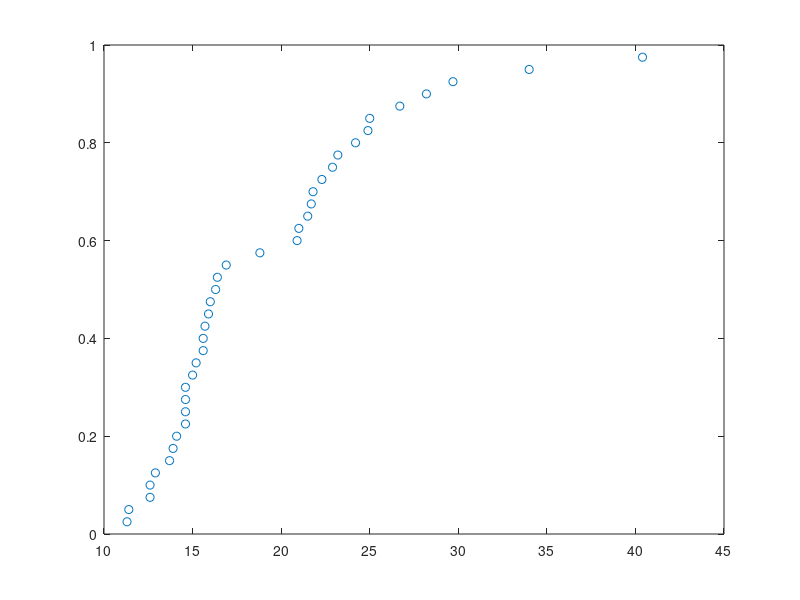

MATLAB code for this plot:
% -------------------------------------------------------------------------
% Course: Hydrology for Engineers
% Assignment 1
% Part 2: Fit a Gumbel distribution and calculate critical rainfall depths
% -------------------------------------------------------------------------

clear variables %clear the workspace variables
close all %close alla figures
clc %clear the command window

% -------------------------------------------------------------------------
% # 1: Compute the Weibull plotting position
% -------------------------------------------------------------------------
%% Computing Fh nd Yf
% import the data from Part1 using the function load
load assignment1_output_part1.mat

% sorting data columns by amplitude
sortedAnnualMax = sort(AnnualMax,1, 'descend');
sortedAnnualMax;

% initializing empty vector
Fh = zeros([size(sortedAnnualMax, 1),1]);

% computing frequency : Fh = i/(N+1)
for c = 1:size(Fh,1)
    Fh(c) = (size(Fh,1) - (c-1))/ (size(Fh,1) + 1);
end
Fh;
% computing reduced variable Yf

Yf = zeros([size(Fh, 1),1]);

for c = 1:size(Yf,1)
    Yf(c) = -log(-log(Fh(c)));
end

% Plot of Fh vs h
% for first column
plot(sortedAnnualMax(:,1), Fh, 'o');

%% Fitting Gumbel curve
% method of moments

% Gumbel method
